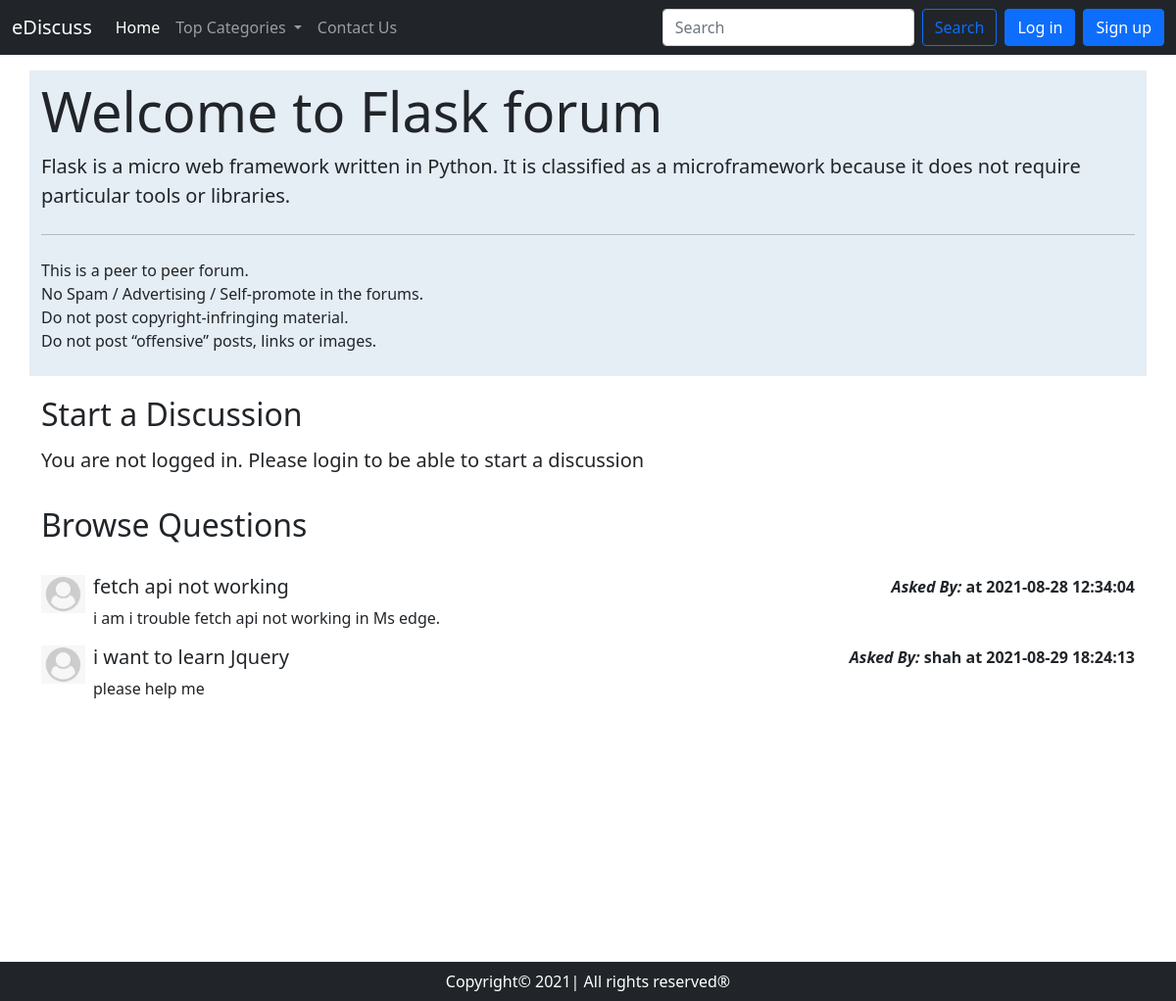
The page /app/threadlist.php?catid=4 on the database its author committed.
### tables this page shows
CREATE TABLE `categories` (
  `category_id` int(8) NOT NULL,
  `category_name` varchar(255) NOT NULL,
  `category_desc` varchar(255) NOT NULL,
  `created` datetime NOT NULL DEFAULT current_timestamp()
);

CREATE TABLE `threads` (
  `thread_id` int(7) NOT NULL,
  `thread_title` varchar(255) NOT NULL,
  `thread_desc` text NOT NULL,
  `thread_cat_id` int(7) NOT NULL,
  `thread_user_id` int(7) NOT NULL,
  `timestamp` datetime NOT NULL DEFAULT current_timestamp()
);

CREATE TABLE `users` (
  `sno` int(8) NOT NULL,
  `user_email` varchar(20) NOT NULL,
  `user_pass` varchar(255) NOT NULL,
  `timestamp` datetime NOT NULL DEFAULT current_timestamp()
);

### app/threadlist.php (the view, shortened to what this page needs)
<!doctype html>
<html lang="en">
<head>
    <link href="https://cdn.jsdelivr.net/npm/bootstrap@5.1.0/dist/css/bootstrap.min.css" rel="stylesheet"
>
</head>
<body>
    <?php include 'partials.php/_dbconnect.php';  ?>
    <?php include 'partials.php/_header.php'; ?>
    <?php
    $id=$_GET['catid'];
    $sql="SELECT * FROM `categories` WHERE category_id=$id;";
          $result=mysqli_query($conn,$sql);
while ($row=mysqli_fetch_assoc($result)) {
    $catname=$row['category_name'];
    $catdesc=$row['category_desc'];
}
    ?>
    <div class="container my-3 py-2" id="threadhead">
        <div class="jumbotron jumbotron-fluid">
            <h1 class="display-4">Welcome to <?php echo $catname; ?> forum</h1>
            <p class="lead"><?php echo $catdesc; ?> </p>
            <hr class="my-4">
            <p>This is a peer to peer forum.<br>No Spam / Advertising / Self-promote in the forums.
                <br>Do not post copyright-infringing material.
                <br>Do not post “offensive” posts, links or images.
            </p>
        </div>
    </div>
<?php
if(isset($_SESSION['loggedin'])&&$_SESSION['loggedin']==true){
    $showthread=true;
    echo '<div class="container" id="discussion">
        <h2 class="py-3">Start a Discussion</h2>
        <form action="'.$_SERVER['REQUEST_URI'].'" method="post">
            <div class="mb-3">
                <label for="exampleInputEmail1" class="form-label">Problem Title</label>
                <input type="text" class="form-control" id="title" name="title" aria-describedby="emailHelp">
                <div id="emailHelp" class="form-text">We will never share your email with anyone else.</div>
            </div>
            <input type="hidden" name="sno" value="'.$_SESSION['sno'].'">
            <div class="form-group">
                <label for="exampleFormControlTextarea1">Ellaborate Your Concern</label>
                <textarea class="form-control" id="desc" name="desc" rows="3"></textarea>
            </div>
            <button type="submit" class="btn btn-primary my-3">Submit</button>
        </form>
    </div>';}
    else{
        echo '<div class="container">
        <h2 class="py-1">Start a Discussion</h2>
        <p class="lead">You are not logged in. Please login to be able to start a discussion</p>
        </div>';
    }
    ?>
    <div class="container mb-5" id=footer>
        <h2 class="py-3">Browse Questions</h2>
        <?php
    $id=$_GET['catid'];
    $sql="SELECT * FROM `threads` WHERE thread_cat_id=$id ";
          $result=mysqli_query($conn,$sql);
while ($row=mysqli_fetch_assoc($result)) {
    $id=$row['thread_id'];
    $title=$row['thread_title'];
    $desc=$row['thread_desc'];
    $threadtime=$row['timestamp'];
    $thread_user_id=$row['thread_user_id'];
    $sql2="SELECT user_email FROM `users` WHERE `sno`='$thread_user_id'";
    $result2=mysqli_query($conn,$sql2);
    $row2=mysqli_fetch_assoc($result2);
    echo '<div class="d-flex my-3">
            <div class="flex-shrink-0">
                <img src="img/userdefault.jfif" width="45px" alt="...">
            </div>
            <div class="flex-grow-1 ms-2">
                <h5><a href="thread.php?threadid='.$id.'" class="text-dark text-decoration-none">'.$title.'</a></h5>
                '.$desc.' </div><p class="fw-bold my-0"><i>Asked By: </i>'.$row2['user_email'].' at '.$threadtime.'</p>
        </div>';
}
    ?>
    </div>
    <?php include 'partials.php/_footer.php'; ?>
</body>
</html>

### app/threadlist.php (style rules this page uses)
#footer { min-height: 433px; }
#threadhead { border: 2px ; background-color: #e5edf5; }

### rows shown on the page
categories: category_name "Flask", category_desc "Flask is a micro web framework written in Python. It is classified as a microframework because it does not require particular tools or libraries."
threads: thread_title "fetch api not working", thread_desc "i am i trouble fetch api not working in Ms edge.", timestamp "2021-08-28 12:34:04"
threads: thread_title "i want to learn Jquery", thread_desc "please help me", users.user_email "shah", timestamp "2021-08-29 18:24:13"
